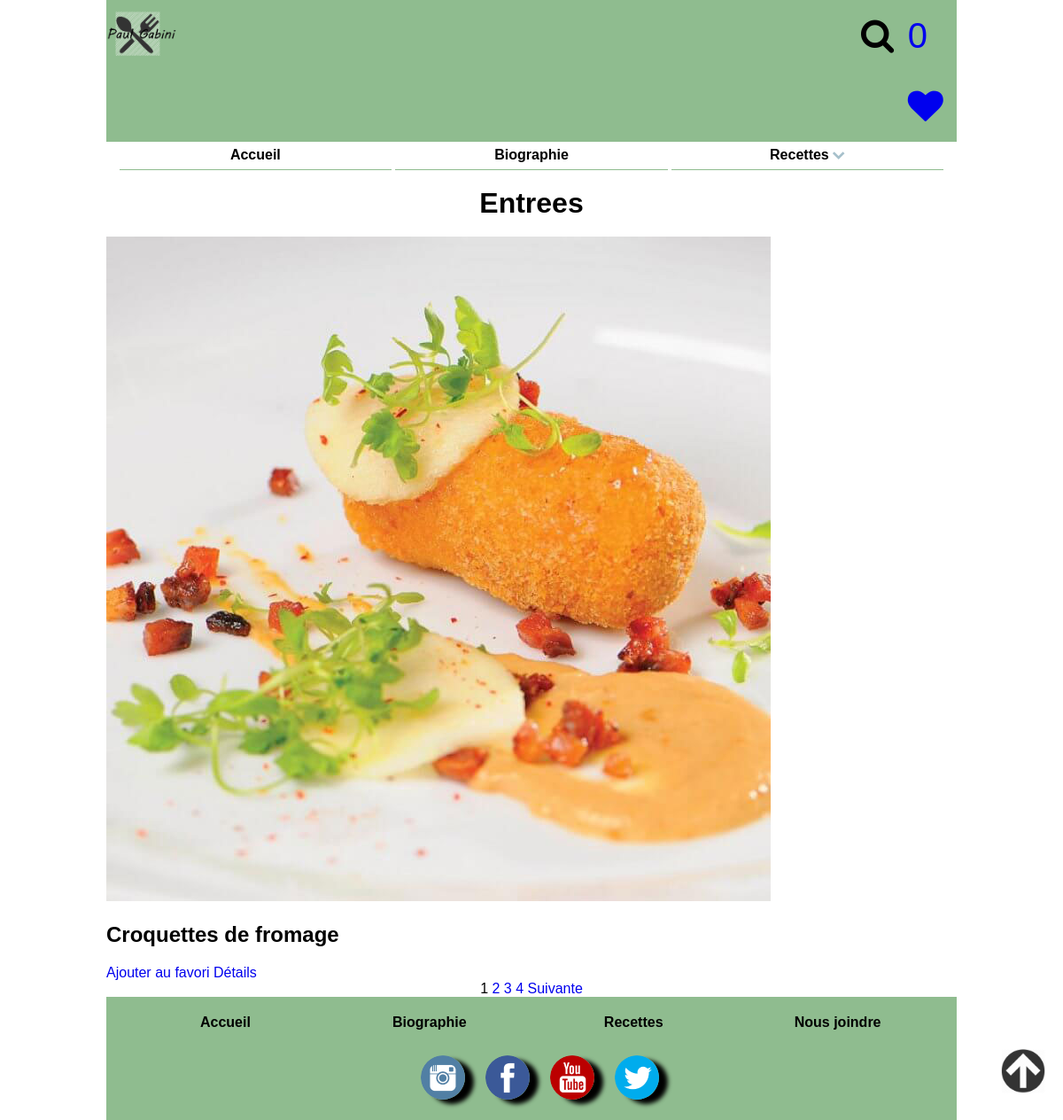
Page /recettes.php?cat_id=1 on the earlier database version.
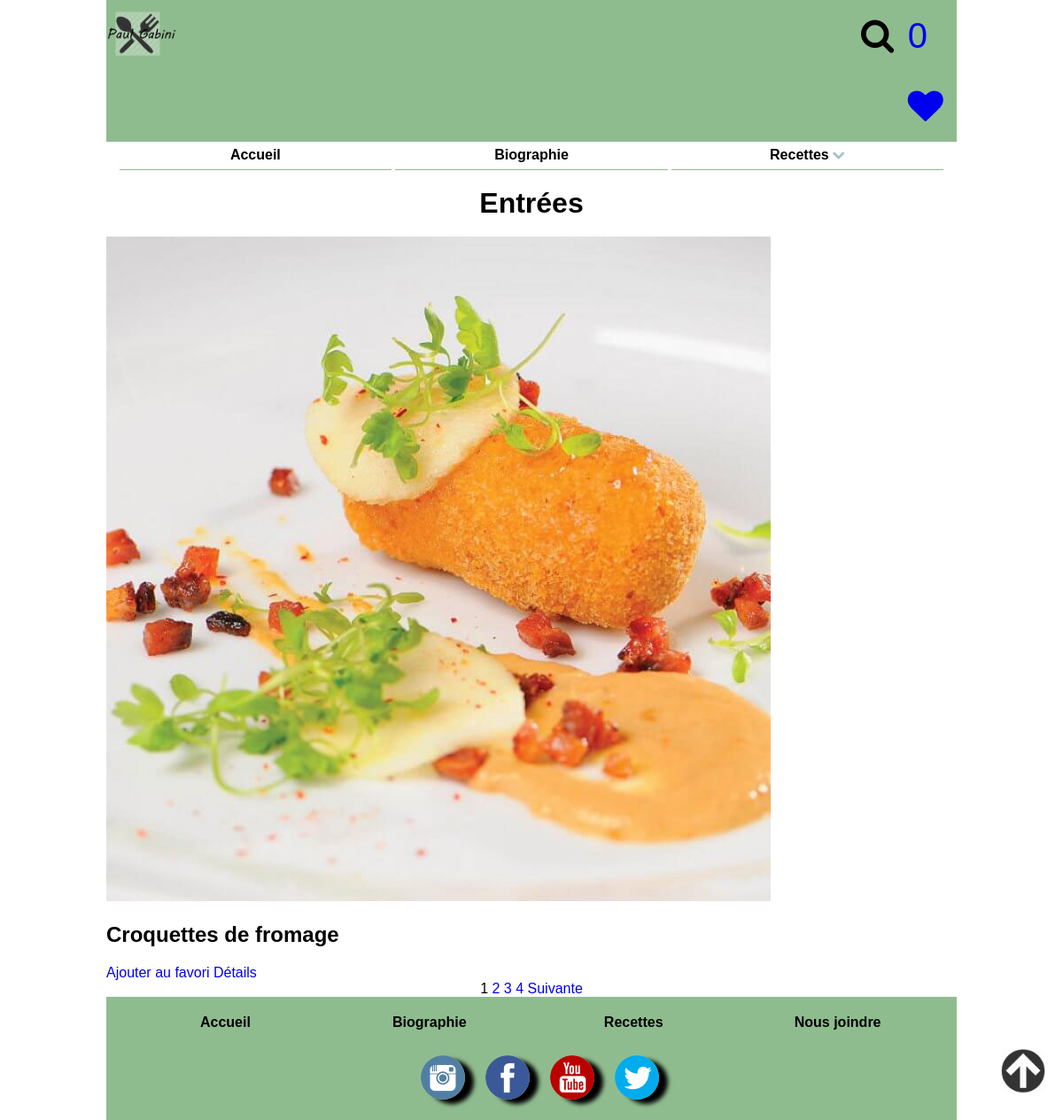
Same page on the later database version.
### tables this page shows
CREATE TABLE `recettes` (
  `id` int(11) NOT NULL,
  `nom` varchar(255) NOT NULL,
  `fichier_img` varchar(128) NOT NULL,
  `portion` tinyint(4) NOT NULL,
  `temps_preparation` smallint(6) NOT NULL,
  `cuisson` smallint(6) NOT NULL,
  `ingredients` varchar(1000) NOT NULL,
  `preparation` varchar(1030) NOT NULL,
  `categorie_id` int(11) NOT NULL,
  `vedette` int(1) NOT NULL
);

CREATE TABLE `categorie` (
  `id` int(11) NOT NULL,
  `nom` varchar(255) NOT NULL
);

### DB/connection.php (called while the page is built, shortened)
<?php
$mysqli = new mysqli(CONN_HOST, CONN_USER, CONN_PWD,DBNAME);
mysqli_set_charset($mysqli,"utf8");
function get_recettes_avec_cats($cat = null, $id_recettes = null) {
    global $mysqli;
    $query_str =    "SELECT rct.*, cat.id `cat_id`,cat.nom `cat_nom` ".
        "FROM `recettes` as rct, `categorie` as cat ".
        "WHERE ".
        "rct.categorie_id = cat.id ".
        ((!is_null($cat))? "AND rct.categorie_id = ".$cat." " : "").
        ((!is_null($id_recettes))? "AND rct.id = ".$id_recettes : "");
    $res = $mysqli->query($query_str);
    $result = array();
    if ($res && ($res->num_rows > 0)) {
        while ($recettes_data  = $res->fetch_assoc()) {
            $full_image_path = get_full_image_path($recettes_data);
            $recettes_data["full_image_path"] = $full_image_path;
            $result[$recettes_data['id']] = $recettes_data;
        }
    }
    return $result;
}
function get_recettes_by_cat($cat = null, $start_pag = 0, $per_page) {
    global $mysqli;
    $query_str =    "SELECT rct.*, cat.id `cat_id`,cat.nom `cat_nom` ".
        "FROM `recettes` as rct, `categorie` as cat ".
        "WHERE ".
        "rct.categorie_id = cat.id ".
        ((!is_null($cat))? "AND rct.categorie_id = ".$cat." " : "").
        "LIMIT ".$start_pag.", ".$per_page;
    $res = $mysqli->query($query_str);
    $result = array();
    if ($res && ($res->num_rows > 0)) {
        while ($recettes_data  = $res->fetch_assoc()) {
            $full_image_path = get_full_image_path($recettes_data);
            $recettes_data["full_image_path"] = $full_image_path;
            $result[$recettes_data['id']] = $recettes_data;
        }
    }
    return $result;
}
function get_full_image_path($recettes_data_param){
    $full_image_path= 'images/'.$recettes_data_param["cat_nom"]."/".$recettes_data_param["fichier_img"];
    return $full_image_path;
}

### recettes.php (the view, shortened to what this page needs)
<?php
require_once('views/page_top.php');
$cat_id = (isset($_GET['cat_id'])? $_GET['cat_id']: null);
$num_page = (isset($_GET['page'])? $_GET['page']: 1);
$per_page = 1;
$start_position = 0;
if(is_numeric($num_page)){
    $start_position = ($num_page-1) * $per_page;
}
$recettes_for_pagination = get_recettes_by_cat($cat_id, $start_position, $per_page);
$recettes_temp = reset($recettes_for_pagination);
$recettes_by_cat = get_recettes_avec_cats($cat_id);
$total_record = count($recettes_by_cat);
$recettes_temp = reset($recettes_for_pagination);
?>
<h1><?= (isset($_GET['cat_id'])? ucfirst($recettes_temp['cat_nom']): null) ?></h1>
<?php
foreach ($recettes_for_pagination as $id => $r){
    $img = '<img src="'.$r["full_image_path"].'" alt= "image d\'entrées"/>';
    echo    '<div>'.
        $img.
        '<h2>' .ucfirst($r["nom"]) . '</h2>' .
        "<a href='?op=ajouter&itemid=".$id.
        ((!is_null($cat_id))?"&cat_id=".$cat_id : "").
        ((!is_null($num_page))?"&page=".$num_page : "").
        "' class='ajouter_favori'>Ajouter au favori </a>".
        '<a class="detail_recette" href="details.php?produit_id=' .
        $r['id'].((!is_null($cat_id))?"&cat_id=".$cat_id : ""). '">Détails</a>'.
        '</div>';
}
$total_pages = $total_record/$per_page;
?>
<div align="center">
    <?php
    for($i=1; $i<=$total_pages; $i++){
        if($i==$num_page){
            echo $i . "  ";
        }else {
            echo "<a href='recettes.php?page=" . $i . ((!is_null($cat_id))?"&cat_id=".$cat_id : "")."'>$i </a>";
        }
    }
    if($num_page<$total_pages){
        echo "<a href='recettes.php?page=".($num_page+1). ((!is_null($cat_id))?"&cat_id=".$cat_id : "")."'>Suivante</a>";
    }
    ?>
</div>
<?php require_once('views/page_bottom.php') ?>

Differences in the rows shown:
changed recettes "Croquettes de fromage": categorie.nom "Entrees" → "Entrées"
